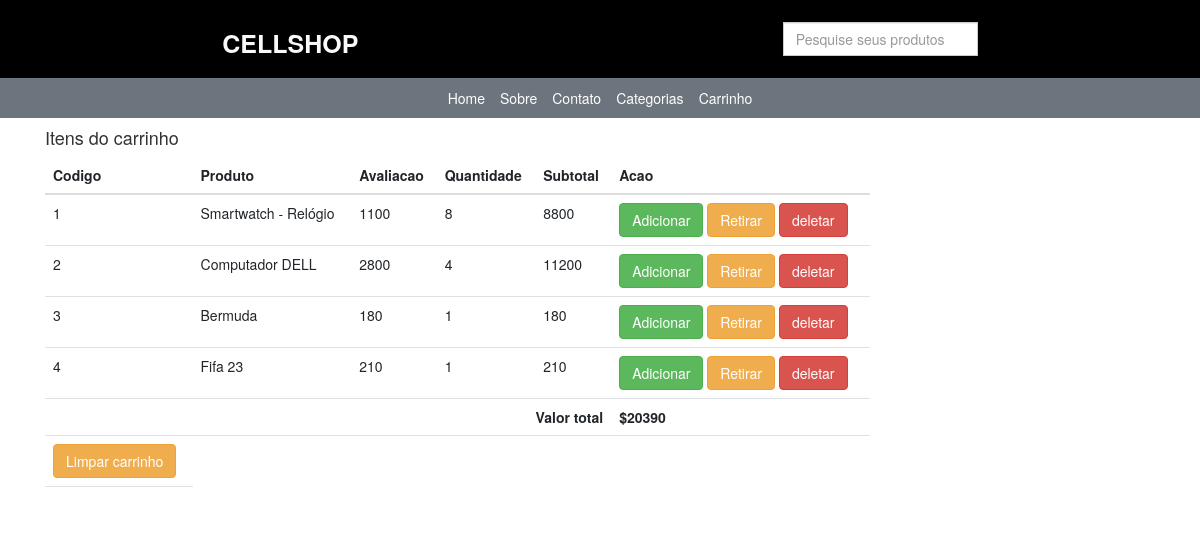
Page /meu-carro/ (signed in) on the earlier database version.
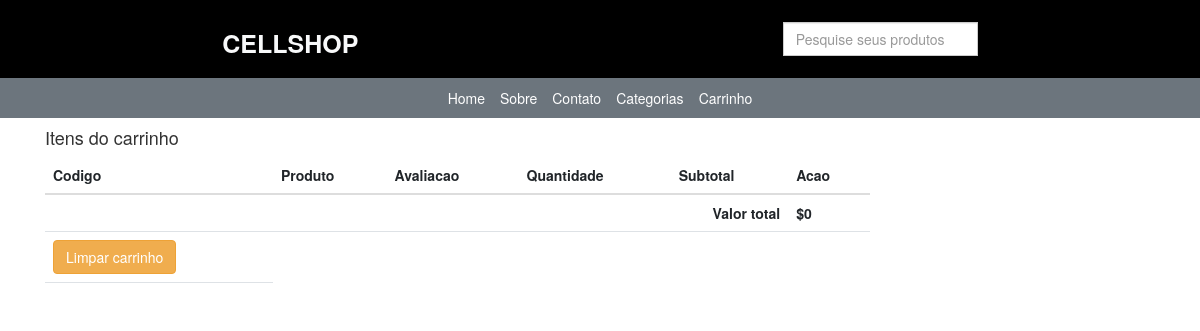
Same page on the later database version.
### lojaapp/models.py (models this page shows, shortened)
class CarroProduto(models.Model):
    carro = models.ForeignKey(Carro, on_delete=models.CASCADE)
    produto = models.ForeignKey(Produto, on_delete=models.CASCADE)
    avaliacao_produto = models.PositiveIntegerField()
    quantidade = models.PositiveIntegerField()
    sub_total = models.PositiveIntegerField()

class Produto(models.Model):
    titulo = models.CharField(max_length=100)
    slug = models.SlugField(unique=True, max_length=100)
    categoria = models.ForeignKey(Categoria, on_delete=models.CASCADE)
    imagem = models.ImageField(upload_to="produtos")
    preco_mercado = models.PositiveIntegerField()
    venda = models.PositiveIntegerField()
    descricao = models.TextField()
    garantia = models.CharField(max_length=100, null=True, blank=True)
    return_devolucao = models.CharField(max_length=300, null=True, blank=True)
    visualizacao = models.PositiveIntegerField(default=0)

class Carro(models.Model):
    cliente = models.ForeignKey(Cliente, on_delete=models.SET_NULL, null=True, blank=True)
    total = models.PositiveIntegerField(default=0)
    criado_em = models.DateField(auto_now_add=True)

### lojaapp/views.py (the view)
# urls.py: path("meu-carro/", MeuCarroView.as_view(), name="meucarro"),
class MeuCarroView(TemplateView):
    template_name = "meucarro.html"
    def get_context_data(self, **kwargs):
        context = super().get_context_data(**kwargs)
        carro_id = self.request.session.get("carro_id", None)
        if carro_id:
            carro = Carro.objects.get(id=carro_id)
        else:
            carro = None
        context['carro'] = carro
        return context

### templates/meucarro.html
{% extends 'base.html' %} {% block content%}
<div class="container">
  <div class="row">
    <div class="col-md-9">
      <h4>Itens do carrinho</h4>
      <table class="table">
        <thead>
          <tr>
            <th>Codigo</th>
            <th>Produto</th>
            <th>Avaliacao</th>
            <th>Quantidade</th>
            <th>Subtotal</th>
            <th>Acao</th>
          </tr>
        </thead>
        <tbody>
          {% for cp in carro.carroproduto_set.all %}
          <tr>
            <td>{{ forloop.counter }}</td>
            <td>{{ cp.produto.titulo }}</td>
            <td>{{ cp.avaliacao_produto }}</td>
            <td>{{ cp.quantidade}}</td>
            <td>{{ cp.sub_total }}</td>
            <td>
              <a
                href="{% url 'lojaapp:manipularcarro' cp.id %}?acao=inc"
                class="btn btn-success"
                >Adicionar
              </a>
              <a
                href="{% url 'lojaapp:manipularcarro' cp.id %}?acao=dcr"
                class="btn btn-warning"
                >Retirar</a
              >
              <a
                href="{% url 'lojaapp:manipularcarro' cp.id %}?acao=rmv"
                class="btn btn-danger"
                >deletar</a
              >
            </td>
          </tr>
          {% endfor %}
          <tr>
            <th colspan="5" class="text-right">Valor total</th>
            <th>${{carro.total}}</th>
            <tr>
              <th>
                <a
                href="{% url 'lojaapp:limparcarro' %}?acao=rmv"
                class="btn btn-warning"
                >Limpar carrinho
              </a>
              </th>
            </tr>
          </tr>
        </tbody>
      </table>
    </div>
  </div>
</div>
{% endblock %}

Differences in the rows shown:
removed CarroProduto: produto.titulo "Smartwatch - Relógio", avaliacao_produto "1100", quantidade "8", sub_total "8800"
removed CarroProduto: produto.titulo "Computador DELL", avaliacao_produto "2800", quantidade "4", sub_total "11200"
removed CarroProduto: produto.titulo "Bermuda", avaliacao_produto "180", quantidade "1", sub_total "180"
removed CarroProduto: produto.titulo "Fifa 23", avaliacao_produto "210", quantidade "1", sub_total "210"
changed Carro: total "20390" → "0"
